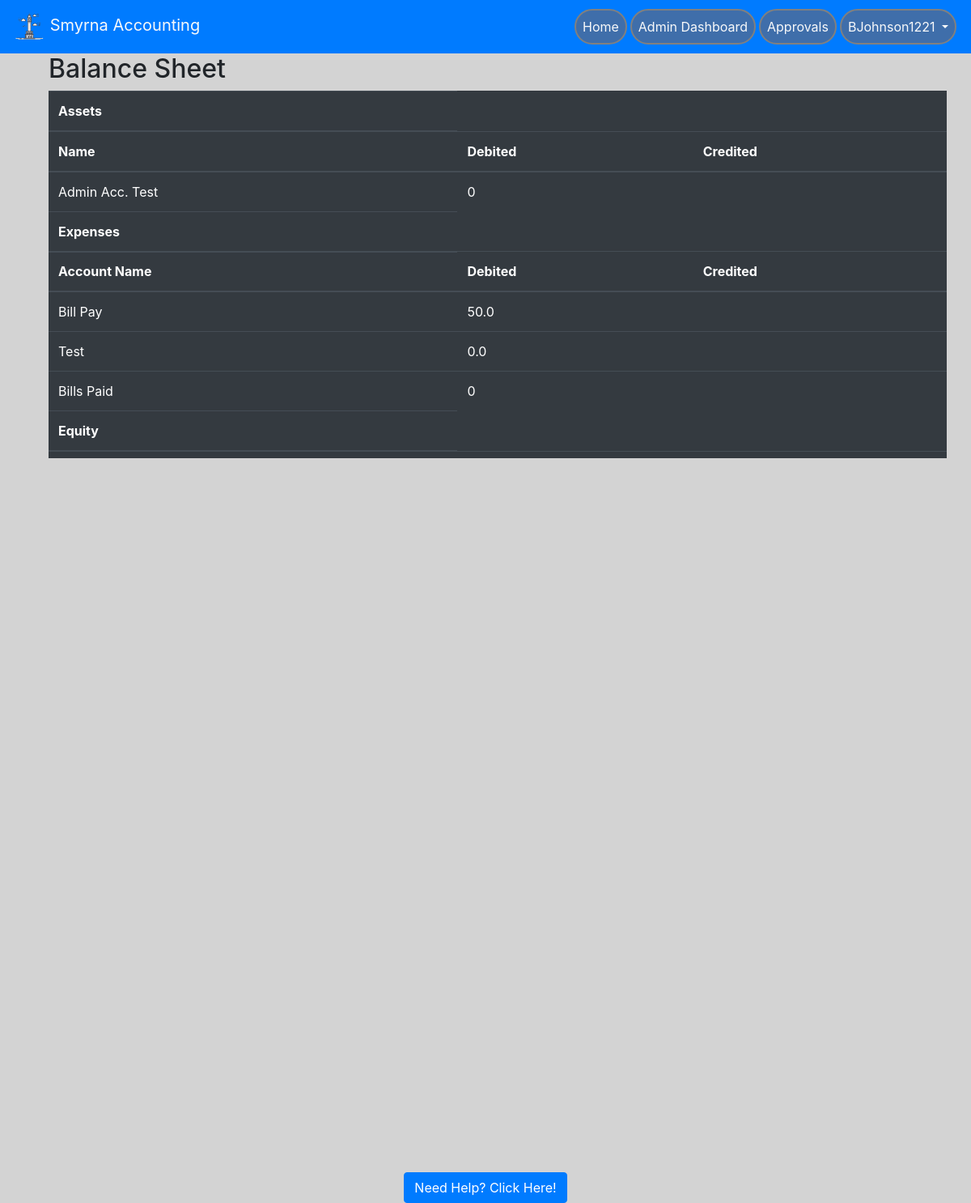
/balance_sheet/ (signed in), run on the app's committed database.
### website/models.py (models this page shows, shortened)
class User(db.Model, UserMixin):
    id = db.Column(db.Integer, primary_key=True)  # unique identifier
    email = db.Column(db.String(150), unique=True)
    password = db.Column(db.String(150))
    oldPassword = db.Column(db.String(150))
    firstName = db.Column(db.String(150))
    lastName = db.Column(db.String(150))
    userName = db.Column(db.String(150))
    hasAdmin = db.Column(db.Boolean, default=False)
    hasMan = db.Column(db.Boolean, default=False)
    status = db.Column(db.Boolean, default=False)
    creationDate = db.Column(db.Date())
    expirationDate = db.Column(db.Date())
    suspensionDate = db.Column(db.Date())
    suspensionEnd = db.Column(db.Date())
    accounts = db.relationship("Account", backref="user_backref", lazy=True)

class Account(db.Model):
    acc_num = db.Column(db.Integer, primary_key=True)  # unique identifier. Needs adjusting
    user_id = db.Column(db.Integer, db.ForeignKey(User.id), nullable=False)
    acc_name = db.Column(db.String(150), unique=True)
    acc_desc = db.Column(db.String(150))
    acc_cat = db.Column(db.String(150))
    init_bal = db.Column(db.Float)
    acc_statement = db.Column(db.String(150))
    entries = db.relationship("Ledger", backref='entries', lazy=True)
    def total(self, account_id):
        list_acc_led = db.session.query(Ledger).filter(Ledger.acc_num == account_id,
                                                       Ledger.isApproved == "Approved")
        approved_entries = [0]
        for item in list_acc_led:
            approved_entries.append(item.entry_bal)
        return sum(approved_entries)
    def led_bal(self):
        list_acc_led = db.session.query(Ledger).filter(Ledger.acc_num == self.acc_num,
                                                       Ledger.isApproved == "Approved").all()
        if not list_acc_led:
            return 0
        most_recent = list_acc_led[-1]
        if most_recent:
            return most_recent.entry_bal

class Ledger(db.Model):
    entry_num = db.Column(db.Integer, primary_key=True)
    entry_desc = db.Column(db.String(150))
    entry_date = db.Column(db.Date())
    entry_bal = db.Column(db.Float)
    entry_cred = db.Column(db.Float)
    entry_deb = db.Column(db.Float)
    isApproved = db.Column(db.String(25), nullable=False, default="Pending")
    acc_num = db.Column(db.Integer, db.ForeignKey('account.acc_num'))
    attachment = db.Column(db.BLOB, default=bytes(json.dumps("static/default.pdf"), 'utf8'))
    reject_comment = db.Column(db.String(300), default="N/A")

### website/auth.py (the view)
@auth.route('/balance_sheet/', methods=['GET','POST'])
def balance_sheet():
    id = current_user.id
    accounts_list_by_user = Account.query.filter_by(user_id=id).all()
    accounts_list = Account.query.join(User).filter(Account.user_id == id).all()
    temp_arr = []
    for item in accounts_list_by_user:
        temp_arr.append(item)
    debit_accounts = [x for x in temp_arr if x.acc_cat == "Assets" or x.acc_cat == "Expenses" or x.acc_cat == "Equity"]
    credit_accounts = [x for x in temp_arr if x.acc_cat == "Revenue (income)"
                       or x.acc_cat == "Liabilities"
                       or x.acc_cat == "Other..."]
    assets_list = [x for x in debit_accounts if x.acc_cat == "Assets"]
    expenses_list = [x for x in debit_accounts if x.acc_cat == "Expenses"]
    equity_list = [x for x in debit_accounts if x.acc_cat == "Equity"]
    rev_list = [x for x in credit_accounts if x.acc_cat == "Revenue (income)"]
    liab_list = [x for x in credit_accounts if x.acc_cat == "Liabilities"]
    other_list = [x for x in credit_accounts if x.acc_cat == "Other..."]
    total_debits = 0
    for item in debit_accounts:
        total_debits += item.total(item.acc_num)
    total_credits = 0
    for item in credit_accounts:
        total_credits += item.total(item.acc_num)
    return render_template('balance_sheet.html', user=current_user, accounts_list=accounts_list,
                           acc_list_len=len(accounts_list), total_credits=total_credits, total_debits=total_debits,
                           assets_list=assets_list, expenses_list=expenses_list, equity_list=equity_list,
                           rev_list=rev_list, liab_list=liab_list, other_list=other_list,
                           ass_list_len=len(assets_list), exp_list=len(expenses_list), eq_list=len(equity_list),
                           rev_list_len=len(rev_list), lpc=lpc())

### website/__init__.py (called while the page is built)
def create_app():
    app = Flask(__name__)
    app.config['SECRET_KEY'] = 'this is the secret key'
    app.config['SQLALCHEMY_DATABASE_URI'] = f'sqlite:///{DB_NAME}'
    db.init_app(app)
    app.config['MAIL_SERVER'] = 'smtp.gmail.com'
    app.config['MAIL_PORT'] = 465
    app.config['MAIL_USE_SSL'] = True
    app.config['MAIL_USERNAME'] = 'brandondunson15@gmail.com'
    app.config['MAIL_PASSWORD'] = 'Panopticon0987!@'
    mail.init_app(app)
    from .views import views
    from .auth import auth
    app.register_blueprint(views, url_prefix='/')
    app.register_blueprint(auth, url_prefix='/')
    from .models import User
    create_database(app)
    login_manager = LoginManager()
    login_manager.login_view = 'auth.login'
    login_manager.init_app(app)
    @login_manager.user_loader
    def load_user(id):
        return User.query.get(int(id))
    return app

### website/auth.py (called while the page is built)
def lpc():
    ledger_pending_count = db.session.query(Ledger).filter(Ledger.isApproved == 'Pending').all()
    lpc = len(ledger_pending_count)
    return lpc

### website/templates/balance_sheet.html (shortened to what this page needs)
{% extends "base.html" %} {% block title %} Reports {% endblock %}
{% block content %}
<body>
        <div class="table-wrapper container">
            <h2>Balance Sheet</h2>
            <table class="table table-hover table-dark">
                <thead>
                <th>Assets</th>
                </thead>
                <tbody>
                <tr>
                    <thead>
                        <th>Name</th>
                        <th>Debited</th>
                        <th>Credited</th>
                    </thead>
                </tr>
                {% for x in range(ass_list_len) %}
                <tr>
                    <td>{{assets_list[x].acc_name}}</td>
                    <td>{{assets_list[x].led_bal()}}</td>
                    <td></td>
                </tr>
                {% endfor %}
                </tbody>
                <thead>
                <th>Expenses</th>
                </thead>
                <tbody>
                <tr>
                    <thead>
                        <th>Account Name</th>
                        <th>Debited</th>
                        <th>Credited</th>
                    </thead>
                </tr>
                {% for x in range(exp_list) %}
                <tr>
                    <td>{{expenses_list[x].acc_name}}</td>
                    <td>{{expenses_list[x].led_bal()}}</td>
                    <td></td>
                </tr>
                {% endfor %}
                </tbody>
                <thead>
                <th>Equity</th>
                </thead>
                <tr>
                    <thead>
                        <th>Account Name</th>
                        <th>Debited</th>
                        <th>Credited</th>
                    </thead>
                </tr>
            </table>
        </div>
</body>
{% endblock %}

### website/templates/base.html (shortened to what this page needs)
<!DOCTYPE html>
<html>
<head>
    <meat name="viewport" content="width=device-width, initial-scale=1" />
    <link rel="stylesheet" href="https://stackpath.bootstrapcdn.com/bootstrap/4.4.1/css/bootstrap.min.css"
 />
    <link rel="stylesheet" href="https://stackpath.bootstrapcdn.com/font-awesome/4.7.0/css/font-awesome.min.css"
 />
</head>
<body style="background-color: lightgrey">
    <nav class="navbar navbar-expand-lg navbar-dark bg-primary sticky-top">
        <a class = "navbar-brand text-light" href='/'>
            <img src="/static/logo.png" width="40" height="40" atl="">
            Smyrna Accounting
        </a>
        <div class = "collapse navbar-collapse" id="navbar">
            <ul class = "navbar-nav ml-auto">
                {% if user.is_authenticated %}
                {% if user.hasAdmin %}
                <li class = "nav-item">
                    <a class = "nav-link text-light text-center" id = "homepage" href="/home">Home</a>
                 </li>
                <li class = "nav-item">
                    <a class = "nav-link text-light text-center" id = "adminPort" href="/adminPortal">Admin Dashboard</a>
                </li>
                 <li class = "nav-item">
                    <a class = "nav-link text-light text-center" id = "approvals" href="/approvals">Approvals</a>
                 </li>
                {% endif %}
                <li class="nav-item dropdown">
                    <a class = "nav-link dropdown-toggle text-light text-center" id = "" data-toggle = "dropdown" aria-haspopup="true" aria-expanded="false">
                        {{ user.userName }}
                    </a>
                </li>
                {% else %}
                <a class = "nav-item nav-link text-light" id = "login" href="/login">Login</a>
                {% endif %}
            </ul>
        </div>
    </nav>
    <div class= "container">
        {%block content%}
        {% endblock %}
    </div>
</body>
<div class="footer" style="background-color: lightgray;">
    <a href="/help" class="btn btn-primary">Need Help? Click Here!</a>
</div>
</html>

### website/templates/base.html (style rules this page uses)
.footer { position: fixed; left: 0; bottom: 0; width: 100%; background-color: Blue; text-align: center; }
li.nav-item { border: 2px solid grey; margin: 2px; border-radius: 25px; background-color: rgb(63, 110, 170); }
.table-wrapper { max-height: 500px; width: 1250px; overflow: auto; display:inline-block; }

### data on the page
User: userName "BJohnson1221"
Account: acc_name "Admin Acc. Test"
Account: acc_name "Bill Pay"
Ledger: entry_bal "50.0"
Account: acc_name "Test"
Ledger: entry_bal "0.0"
Account: acc_name "Bills Paid"

### other printed values
{{ assets_list[x].led_bal() }} "0"
{{ expenses_list[x].led_bal() }} "0"
